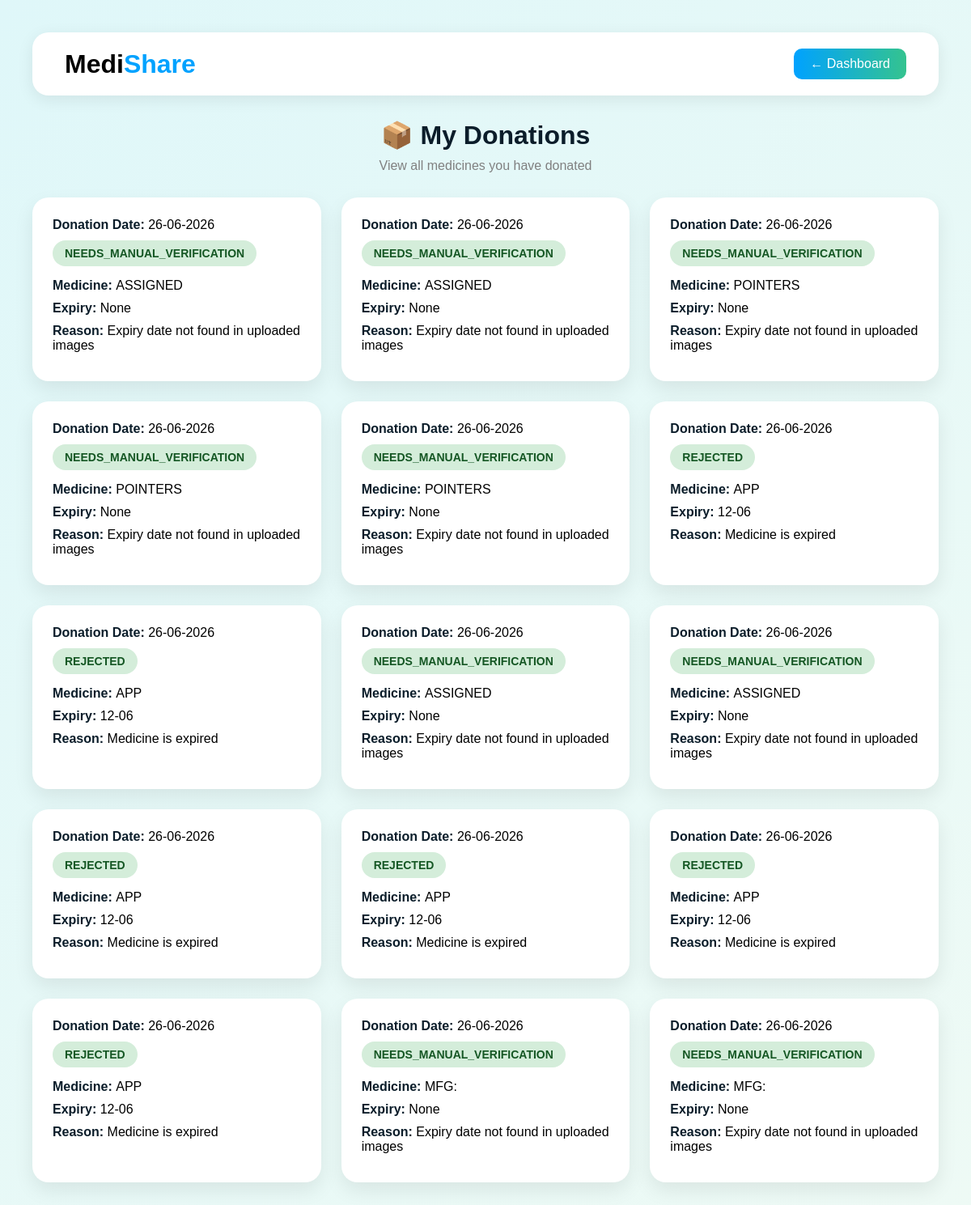
Page /my-donations on the committed database.
### backend/models.py (models this page shows)
class MedicineDonation(db.Model):
    __tablename__ = 'medicine_donations'
    id = db.Column(db.Integer, primary_key=True)
    user_id = db.Column(db.Integer, db.ForeignKey('users.id'), nullable=False)
    medicine_name = db.Column(db.String(100), nullable=False)
    expiry_date = db.Column(db.String(50), nullable=True)
    status = db.Column(db.String(50), nullable=False)
    reason = db.Column(db.Text, nullable=True)
    donation_date = db.Column(
        db.DateTime,
        default=datetime.utcnow
    )

### backend/app.py (the view)
@app.route("/my-donations")
def my_donations():
    donations = MedicineDonation.query.all()
    return render_template(
        "my_donations.html",
        donations=donations
    )

### backend/app.py (called while the page is built, shortened)
@app.before_request
def create_tables_and_seeds():
    db.create_all()

### backend/templates/my_donations.html (shortened to what this page needs)
<!DOCTYPE html>
<html lang="en">
<head>
</head>
<body>
<div class="navbar">
<div class="logo">
Medi<span>Share</span>
</div>
<a href="/donor-dashboard" class="back-btn">
← Dashboard
</a>
</div>
<div class="heading">
<h1>📦 My Donations</h1>
<p>View all medicines you have donated</p>
</div>
{% if donations %}
<div class="cards">
{% for donation in donations %}
<div class="card">
    <div class="info">
<span class="label">
Donation Date:
</span>
{{ donation.donation_date.strftime('%d-%m-%Y') }}
</div>
<span class="status approved">
{{ donation.status }}
</span>
<div class="info">
<span class="label">
Medicine:
</span>
{{ donation.medicine_name }}
</div>
<div class="info">
<span class="label">
Expiry:
</span>
{{ donation.expiry_date }}
</div>
<div class="info">
<span class="label">
Reason:
</span>
{{ donation.reason }}
</div>
</div>
{% endfor %}
</div>
{% endif %}
</body>
</html>

### backend/templates/my_donations.html (style rules this page uses)
* { margin:0; padding:0; box-sizing:border-box; font-family:Arial,sans-serif; }
body { background:linear-gradient(135deg,#dff7f9,#eefaf5); min-height:100vh; padding:40px; }
.navbar { display:flex; justify-content:space-between; align-items:center; background:white; padding:20px 40px; border-radius:20px; box-shadow:0 5px 20px rgba(0,0,0,0.08); margin-bottom:30px; }
.logo { font-size:32px; font-weight:bold; }
.logo span { color:#00a2ff; }
.back-btn { text-decoration:none; background:linear-gradient(to right,#00a2ff,#34c38f); color:white; padding:10px 20px; border-radius:10px; }
.heading { text-align:center; margin-bottom:30px; }
.heading h1 { color:#0b1d2a; margin-bottom:10px; }
.heading p { color:gray; }
.cards { display:grid; grid-template-columns:repeat(auto-fit,minmax(320px,1fr)); gap:25px; }
.card { background:white; border-radius:20px; padding:25px; box-shadow:0 10px 25px rgba(0,0,0,0.08); transition:0.3s; }
.status { display:inline-block; padding:8px 15px; border-radius:20px; font-size:14px; font-weight:bold; margin-bottom:15px; }
.approved { background:#d4edda; color:#155724; }
.info { margin-bottom:10px; }
.label { font-weight:bold; color:#0b1d2a; }

### rows in the picture
MedicineDonation: donation_date "26-06-2026", status "NEEDS_MANUAL_VERIFICATION", medicine_name "ASSIGNED", expiry_date "None", reason "Expiry date not found in uploaded images"
MedicineDonation: donation_date "26-06-2026", status "NEEDS_MANUAL_VERIFICATION", medicine_name "ASSIGNED", expiry_date "None", reason "Expiry date not found in uploaded images"
MedicineDonation: donation_date "26-06-2026", status "NEEDS_MANUAL_VERIFICATION", medicine_name "POINTERS", expiry_date "None", reason "Expiry date not found in uploaded images"
MedicineDonation: donation_date "26-06-2026", status "NEEDS_MANUAL_VERIFICATION", medicine_name "POINTERS", expiry_date "None", reason "Expiry date not found in uploaded images"
MedicineDonation: donation_date "26-06-2026", status "NEEDS_MANUAL_VERIFICATION", medicine_name "POINTERS", expiry_date "None", reason "Expiry date not found in uploaded images"
MedicineDonation: donation_date "26-06-2026", status "REJECTED", medicine_name "APP", expiry_date "12-06", reason "Medicine is expired"
MedicineDonation: donation_date "26-06-2026", status "REJECTED", medicine_name "APP", expiry_date "12-06", reason "Medicine is expired"
MedicineDonation: donation_date "26-06-2026", status "NEEDS_MANUAL_VERIFICATION", medicine_name "ASSIGNED", expiry_date "None", reason "Expiry date not found in uploaded images"
MedicineDonation: donation_date "26-06-2026", status "NEEDS_MANUAL_VERIFICATION", medicine_name "ASSIGNED", expiry_date "None", reason "Expiry date not found in uploaded images"
MedicineDonation: donation_date "26-06-2026", status "REJECTED", medicine_name "APP", expiry_date "12-06", reason "Medicine is expired"
MedicineDonation: donation_date "26-06-2026", status "REJECTED", medicine_name "APP", expiry_date "12-06", reason "Medicine is expired"
MedicineDonation: donation_date "26-06-2026", status "REJECTED", medicine_name "APP", expiry_date "12-06", reason "Medicine is expired"
MedicineDonation: donation_date "26-06-2026", status "REJECTED", medicine_name "APP", expiry_date "12-06", reason "Medicine is expired"
MedicineDonation: donation_date "26-06-2026", status "NEEDS_MANUAL_VERIFICATION", medicine_name "MFG:", expiry_date "None", reason "Expiry date not found in uploaded images"
MedicineDonation: donation_date "26-06-2026", status "NEEDS_MANUAL_VERIFICATION", medicine_name "MFG:", expiry_date "None", reason "Expiry date not found in uploaded images"
